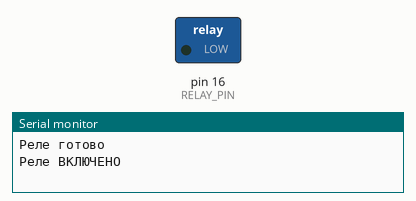
A sketch run on a simulated Arduino Uno, built with avr-gcc and run on an emulated ATmega328P. Shown: switched loads named in the sketch (green lamp = pin HIGH), the last lines printed to the serial monitor.

Above: at 1.5 s.
At 4.5 s:
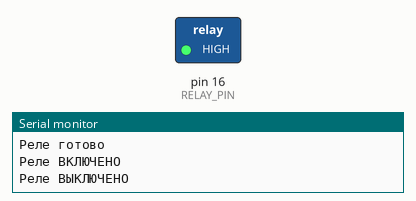
Timing chart, 0 to 7.8 s (numbered marks = the images above):
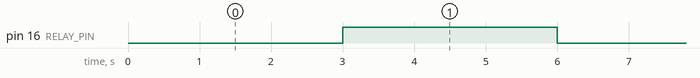

Measured:
- by itself, pin 16 (RELAY_PIN): alternates HIGH for 3.0 s and LOW for 3.0 s

The sketch:

relay.ino
```cpp
#define RELAY_PIN 16

void setup() {
  Serial.begin(115200);

  pinMode(RELAY_PIN, OUTPUT);
  digitalWrite(RELAY_PIN, HIGH); // Реле выключено (активный LOW!)

  Serial.println("Реле готово");
}

void loop() {
  // Включить реле
  Serial.println("Реле ВКЛЮЧЕНО");
  digitalWrite(RELAY_PIN, LOW);
  delay(3000);

  // Выключить реле
  Serial.println("Реле ВЫКЛЮЧЕНО");
  digitalWrite(RELAY_PIN, HIGH);
  delay(3000);
}
```
